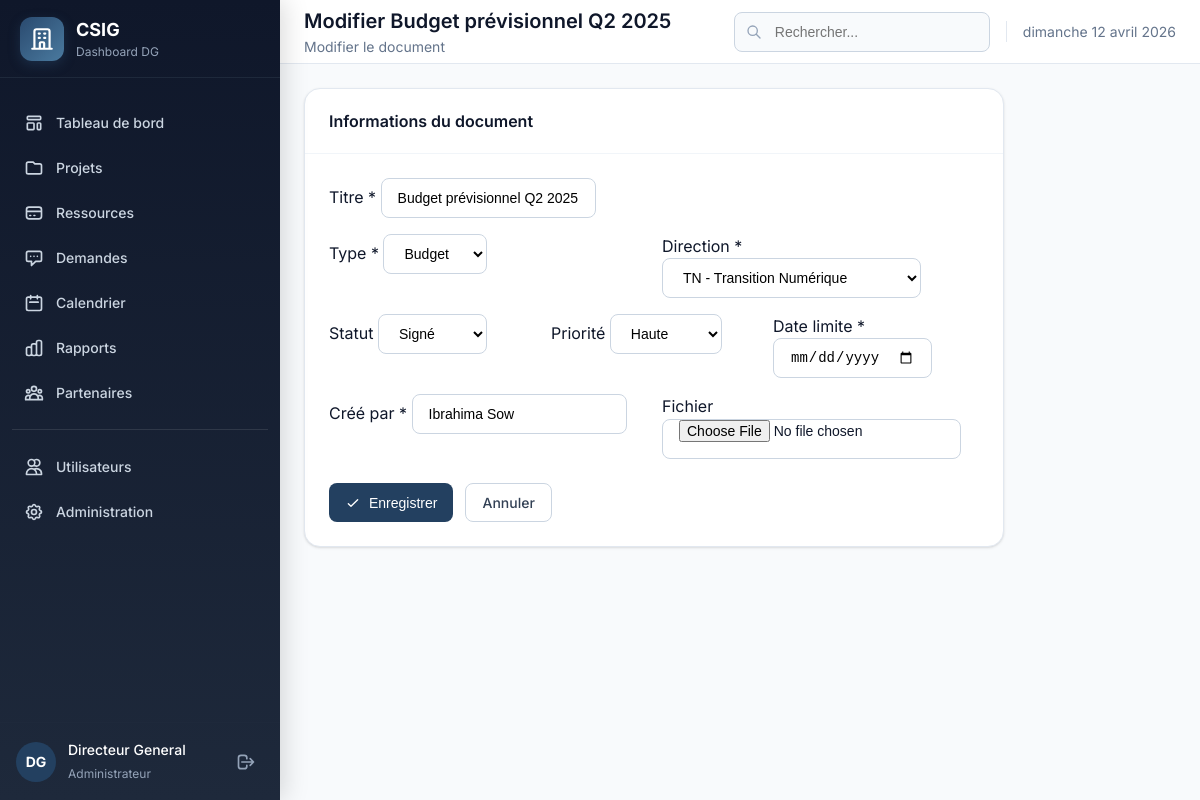
/documents/7/modifier/ (signed in), run on the app's committed database.
### core/models.py (models this page shows, shortened)
class UserProfile(models.Model):
    ROLE_CHOICES = [
        ('admin', 'Administrateur'),
        ('directeur_general', 'Directeur Général'),
        ('directeur', 'Directeur'),
        ('chef_projet', 'Chef de Projet'),
        ('employe', 'Employé'),
        ('visiteur', 'Visiteur'),
    ]
    user = models.OneToOneField(User, on_delete=models.CASCADE, related_name='profile')
    role = models.CharField(max_length=20, choices=ROLE_CHOICES, default='visiteur', verbose_name="Rôle")
    direction = models.ForeignKey('Direction', on_delete=models.SET_NULL, null=True, blank=True,
                                   related_name='users', verbose_name="Direction")
    phone = models.CharField(max_length=20, blank=True, verbose_name="Téléphone")
    avatar = models.ImageField(upload_to='avatars/', null=True, blank=True, verbose_name="Photo")
    is_active_profile = models.BooleanField(default=True, verbose_name="Profil actif")
    created_at = models.DateTimeField(auto_now_add=True)
    updated_at = models.DateTimeField(auto_now=True)
    class Meta:
        verbose_name = "Profil utilisateur"
        verbose_name_plural = "Profils utilisateurs"
    def get_initials(self):
        if self.user.first_name and self.user.last_name:
            return f"{self.user.first_name[0]}{self.user.last_name[0]}".upper()
        return self.user.username[:2].upper()
    def is_admin(self):
        return self.role == 'admin'
    def can_manage_users(self):
        return self.role in ['admin', 'directeur_general']
    def can_manage_budgets(self):
        return self.role in ['admin', 'directeur_general', 'directeur']
    def can_approve_documents(self):
        return self.role in ['admin', 'directeur_general', 'directeur']
    def can_approve_requests(self):
        return self.role in ['admin', 'directeur_general']
    def can_manage_projects(self):
        return self.role in ['admin', 'directeur_general', 'directeur', 'chef_projet']
    def can_view_reports(self):
        return self.role in ['admin', 'directeur_general', 'directeur', 'chef_projet']
    def can_manage_partners(self):
        return self.role in ['admin', 'directeur_general', 'directeur']

class Document(models.Model):
    TYPE_CHOICES = [
        ('contrat', 'Contrat'),
        ('budget', 'Budget'),
        ('rapport', 'Rapport'),
        ('note', 'Note'),
    ]
    STATUS_CHOICES = [
        ('a_signer', 'À signer'),
        ('a_valider', 'À valider'),
        ('signe', 'Signé'),
    ]
    PRIORITY_CHOICES = [
        ('basse', 'Basse'),
        ('moyenne', 'Moyenne'),
        ('haute', 'Haute'),
    ]
    title = models.CharField(max_length=200, verbose_name="Titre")
    doc_type = models.CharField(max_length=20, choices=TYPE_CHOICES, verbose_name="Type")
    status = models.CharField(max_length=20, choices=STATUS_CHOICES, default='a_valider', verbose_name="Statut")
    priority = models.CharField(max_length=20, choices=PRIORITY_CHOICES, default='moyenne', verbose_name="Priorité")
    direction = models.ForeignKey(Direction, on_delete=models.CASCADE, related_name='documents', verbose_name="Direction")
    created_by = models.CharField(max_length=100, verbose_name="Créé par")
    created_at = models.DateField(auto_now_add=True, verbose_name="Date de création")
    due_date = models.DateField(verbose_name="Date limite")
    signed_at = models.DateField(null=True, blank=True, verbose_name="Date de signature")
    file = models.FileField(upload_to='documents/', null=True, blank=True, verbose_name="Fichier")
    class Meta:
        verbose_name = "Document"
        verbose_name_plural = "Documents"
        ordering = ['-created_at']

### core/views.py (the view)
# urls.py: path('documents/<int:doc_id>/modifier/', views.document_edit, name='document_edit'),
@login_required
def document_edit(request, doc_id):
    from .forms_project import DocumentForm
    if not request.user.profile.can_approve_documents():
        messages.error(request, "Vous n'avez pas les permissions.")
        return redirect('core:documents')
    doc = get_object_or_404(Document, pk=doc_id)
    if request.method == 'POST':
        form = DocumentForm(request.POST, request.FILES, instance=doc)
        if form.is_valid():
            form.save()
            messages.success(request, "Document modifié avec succès.")
            return redirect('core:documents')
    else:
        form = DocumentForm(instance=doc)
    return render(request, 'core/document_form.html', {'form': form, 'document': doc, 'title': f'Modifier {doc.title}'})

### core/forms_project.py
class DocumentForm(forms.ModelForm):
    class Meta:
        model = Document
        fields = ['title', 'doc_type', 'status', 'priority', 'direction', 'due_date', 'created_by', 'file']
        widgets = {
            'due_date': forms.DateInput(attrs={'type': 'date'}),
        }
    def __init__(self, *args, **kwargs):
        super().__init__(*args, **kwargs)
        for field_name, field in self.fields.items():
            field.widget.attrs['class'] = 'form-control'

### core/models.py (called while the page is built)
    def __str__(self):
        return f"{self.code} - {self.name}"

### templates/core/document_form.html (shortened to what this page needs)
{% extends 'base.html' %}
{% block page_title %}{{ title }}{% endblock %}
{% block page_subtitle %}{% if document %}Modifier le document{% else %}Créer un nouveau document{% endif %}{% endblock %}
{% block content %}
<div class="card" style="max-width: 700px;">
    <div class="card-header">
        <h3 class="card-title">Informations du document</h3>
    </div>
    <div class="card-content">
        <form method="post" enctype="multipart/form-data">
            <div class="form-group" style="margin-bottom: 16px;">
                <label for="id_title">Titre *</label>
                {{ form.title }}
            </div>
            <div class="grid grid-2" style="gap: 16px; margin-bottom: 16px;">
                <div class="form-group">
                    <label for="id_doc_type">Type *</label>
                    {{ form.doc_type }}
                </div>
                <div class="form-group">
                    <label for="id_direction">Direction *</label>
                    {{ form.direction }}
                </div>
            </div>
            <div class="grid grid-3" style="gap: 16px; margin-bottom: 16px;">
                <div class="form-group">
                    <label for="id_status">Statut</label>
                    {{ form.status }}
                </div>
                <div class="form-group">
                    <label for="id_priority">Priorité</label>
                    {{ form.priority }}
                </div>
                <div class="form-group">
                    <label for="id_due_date">Date limite *</label>
                    {{ form.due_date }}
                </div>
            </div>
            <div class="grid grid-2" style="gap: 16px; margin-bottom: 16px;">
                <div class="form-group">
                    <label for="id_created_by">Créé par *</label>
                    {{ form.created_by }}
                </div>
                <div class="form-group">
                    <label for="id_file">Fichier</label>
                    {{ form.file }}
                </div>
            </div>
            <div class="flex gap-3" style="margin-top: 24px;">
                <button type="submit" class="btn btn-primary">
                    <svg xmlns="http://www.w3.org/2000/svg" fill="none" viewBox="0 0 24 24" stroke="currentColor" width="16" height="16">
                        <path stroke-linecap="round" stroke-linejoin="round" stroke-width="2" d="M5 13l4 4L19 7" />
                    </svg>
                    {% if document %}Enregistrer{% else %}Créer{% endif %}
                </button>
                <a href="{% url 'core:documents' %}" class="btn btn-outline">Annuler</a>
            </div>
        </form>
    </div>
</div>
{% endblock %}

### templates/base.html (shortened to what this page needs)
{% load static %}
<!DOCTYPE html>
<html lang="fr">
<head>
    <link rel="stylesheet" href="{% static 'css/style.css' %}">
</head>
<body>
    <div class="layout">
        <aside class="sidebar">
            <div class="sidebar-header">
                <div class="sidebar-logo">
                    <svg xmlns="http://www.w3.org/2000/svg" fill="none" viewBox="0 0 24 24" stroke="currentColor">
                        <path stroke-linecap="round" stroke-linejoin="round" stroke-width="2" d="M19 21V5a2 2 0 00-2-2H7a2 2 0 00-2 2v16m14 0h2m-2 0h-5m-9 0H3m2 0h5M9 7h1m-1 4h1m4-4h1m-1 4h1m-5 10v-5a1 1 0 011-1h2a1 1 0 011 1v5m-4 0h4" />
                    </svg>
                </div>
                <div class="sidebar-title">
                    <h1>CSIG</h1>
                    <p>Dashboard DG</p>
                </div>
            </div>
            <nav class="sidebar-nav">
                <ul>
                    <li>
                        <a href="{% url 'core:dashboard' %}" {% if request.resolver_match.url_name == 'dashboard' %}class="active"{% endif %}>
                            Tableau de bord
                        </a>
                    </li>
                    {% if user.profile.can_manage_projects %}
                    <li>
                        <a href="{% url 'core:projects' %}" {% if request.resolver_match.url_name == 'projects' %}class="active"{% endif %}>
                            <svg xmlns="http://www.w3.org/2000/svg" fill="none" viewBox="0 0 24 24" stroke="currentColor">
                                <path stroke-linecap="round" stroke-linejoin="round" stroke-width="2" d="M3 7v10a2 2 0 002 2h14a2 2 0 002-2V9a2 2 0 00-2-2h-6l-2-2H5a2 2 0 00-2 2z" />
                            </svg>
                            Projets
                        </a>
                    </li>
                    {% endif %}
                    {% if user.profile.can_manage_budgets %}
                    <li>
                        <a href="{% url 'core:resources' %}" {% if request.resolver_match.url_name == 'resources' %}class="active"{% endif %}>
                            <svg xmlns="http://www.w3.org/2000/svg" fill="none" viewBox="0 0 24 24" stroke="currentColor">
                                <path stroke-linecap="round" stroke-linejoin="round" stroke-width="2" d="M3 10h18M7 15h1m4 0h1m-7 4h12a3 3 0 003-3V8a3 3 0 00-3-3H6a3 3 0 00-3 3v8a3 3 0 003 3z" />
                            </svg>
                            Ressources
                        </a>
                    </li>
                    {% endif %}
                    {% if user.profile.can_approve_requests %}
                    <li>
                        <a href="{% url 'core:requests' %}" {% if request.resolver_match.url_name == 'requests' %}class="active"{% endif %}>
                            <svg xmlns="http://www.w3.org/2000/svg" fill="none" viewBox="0 0 24 24" stroke="currentColor">
                                <path stroke-linecap="round" stroke-linejoin="round" stroke-width="2" d="M8 10h.01M12 10h.01M16 10h.01M9 16H5a2 2 0 01-2-2V6a2 2 0 012-2h14a2 2 0 012 2v8a2 2 0 01-2 2h-5l-5 5v-5z" />
                            </svg>
                            Demandes
                        </a>
                    </li>
                    {% endif %}
                    <li>
                        <a href="{% url 'core:calendar' %}" {% if request.resolver_match.url_name == 'calendar' %}class="active"{% endif %}>
                            <svg xmlns="http://www.w3.org/2000/svg" fill="none" viewBox="0 0 24 24" stroke="currentColor">
                                <path stroke-linecap="round" stroke-linejoin="round" stroke-width="2" d="M8 7V3m8 4V3m-9 8h10M5 21h14a2 2 0 002-2V7a2 2 0 00-2-2H5a2 2 0 00-2 2v12a2 2 0 002 2z" />
                            </svg>
                            Calendrier
                        </a>
                    </li>
                    {% if user.profile.can_view_reports %}
                    <li>
                        <a href="{% url 'core:reports' %}" {% if request.resolver_match.url_name == 'reports' %}class="active"{% endif %}>
                            Rapports
                        </a>
                    </li>
                    {% endif %}
                    {% if user.profile.can_manage_partners %}
                    <li>
                        <a href="{% url 'core:partners' %}" {% if request.resolver_match.url_name == 'partners' %}class="active"{% endif %}>
                            Partenaires
                        </a>
                    </li>
                    {% endif %}
                    {% if user.profile.can_manage_users %}
                    <li style="margin-top: 16px; padding-top: 16px; border-top: 1px solid rgba(255,255,255,0.1);">
                        <a href="{% url 'core:users_list' %}" {% if 'users' in request.path %}class="active"{% endif %}>
                            <svg xmlns="http://www.w3.org/2000/svg" fill="none" viewBox="0 0 24 24" stroke="currentColor">
                                <path stroke-linecap="round" stroke-linejoin="round" stroke-width="2" d="M12 4.354a4 4 0 110 5.292M15 21H3v-1a6 6 0 0112 0v1zm0 0h6v-1a6 6 0 00-9-5.197M13 7a4 4 0 11-8 0 4 4 0 018 0z" />
                            </svg>
                            Utilisateurs
                        </a>
                    </li>
                    {% endif %}
                    {% if user.profile.is_admin or user.is_superuser %}
                    <li>
                        <a href="/admin/" target="_blank">
                            Administration
                        </a>
                    </li>
                    {% endif %}
                </ul>
            </nav>
            <div class="sidebar-footer">
                <div class="sidebar-user">
                    <div class="sidebar-avatar">
                        {% if user.is_authenticated and user.profile %}
                            {{ user.profile.get_initials }}
                        {% else %}
                            DG
                        {% endif %}
                    </div>
                    <div class="sidebar-user-info">
                        {% if user.is_authenticated %}
                            <p>{{ user.get_full_name|default:user.username }}</p>
                            <span>{{ user.profile.get_role_display|default:"Utilisateur" }}</span>
                        {% else %}
                            <p>Non connecté</p>
                            <span>-</span>
                        {% endif %}
                    </div>
                    {% if user.is_authenticated %}
                    <a href="{% url 'core:logout' %}" class="sidebar-logout" title="Déconnexion">
                        <svg xmlns="http://www.w3.org/2000/svg" fill="none" viewBox="0 0 24 24" stroke="currentColor" width="20" height="20">
                            <path stroke-linecap="round" stroke-linejoin="round" stroke-width="2" d="M17 16l4-4m0 0l-4-4m4 4H7m6 4v1a3 3 0 01-3 3H6a3 3 0 01-3-3V7a3 3 0 013-3h4a3 3 0 013 3v1" />
                        </svg>
                    </a>
                    {% endif %}
                </div>
            </div>
        </aside>
        <main class="main-content">
            <header class="header">
                <div class="header-title">
                    <h1>{% block page_title %}Tableau de bord{% endblock %}</h1>
                    <p>{% block page_subtitle %}{% endblock %}</p>
                </div>
                <div class="header-actions">
                    <div class="search-box">
                        <svg xmlns="http://www.w3.org/2000/svg" fill="none" viewBox="0 0 24 24" stroke="currentColor">
                            <path stroke-linecap="round" stroke-linejoin="round" stroke-width="2" d="M21 21l-6-6m2-5a7 7 0 11-14 0 7 7 0 0114 0z" />
                        </svg>
                        <input type="text" placeholder="Rechercher...">
                    </div>
                    <div class="header-date">
                        {% now "l d F Y" %}
                    </div>
                </div>
            </header>
            <div class="page-content">
                {% block content %}{% endblock %}
            </div>
        </main>
    </div>
</body>
</html>

### data on the page
Document: title "Budget prévisionnel Q2 2025", doc_type "Budget", direction "TN - Transition Numérique", status "Signé", priority "Haute", created_by "Ibrahima Sow"

### other printed values
{{ user.profile.get_initials }} "DG"
{{ user.get_full_name|default:user.username }} "Directeur General"
{{ user.profile.get_role_display|default:"Utilisateur" }} "Administrateur"
{{ title }} "Modifier Budget prévisionnel Q2 2025"
